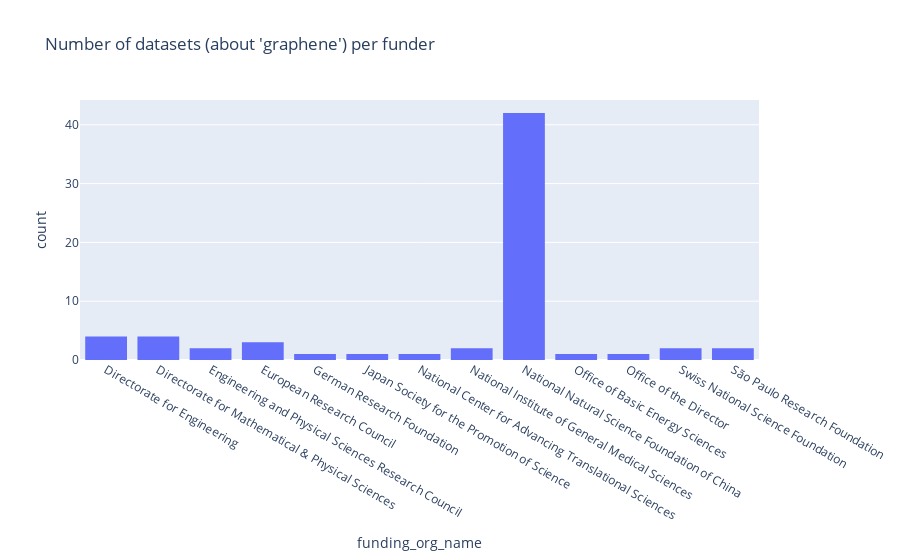

The notebook cell this image was saved under:
### Code cell
fig = px.histogram(dfgrants.sort_values('funding_org_name'), 
                   x="funding_org_name", 
                   barmode="group", 
                   title=f"Number of datasets (about '{TOPIC}') per funder")
fig.show()

### Figure 1 — Plotly figure (JSON) as saved in the notebook; plotly's stock layout.template omitted (floating-point values rounded to 4 significant figures)
{"data": [{"alignmentgroup": "True", "bingroup": "x", "hovertemplate": "funding_org_name=%{x}<br>count=%{y}<extra></extra>", "legendgroup": "", "marker": {"color": "#636efa"}, "name": "", "offsetgroup": "", "orientation": "v", "showlegend": false, "type": "histogram", "x": ["Directorate for Engineering", "Directorate for Engineering", "Directorate for Engineering", "Directorate for Engineering", "Directorate for Mathematical & Physical Sciences", "Directorate for Mathematical & Physical Sciences", "Directorate for Mathematical & Physical Sciences", "Directorate for Mathematical & Physical Sciences", "Engineering and Physical Sciences Research Council", "Engineering and Physical Sciences Research Council", "European Research Council", "European Research Council", "European Research Council", "German Research Foundation", "Japan Society for the Promotion of Science", "National Center for Advancing Translational Sciences", "National Institute of General Medical Sciences", "National Institute of General Medical Sciences", "National Natural Science Foundation of China", "National Natural Science Foundation of China", "National Natural Science Foundation of China", "National Natural Science Foundation of China", "National Natural Science Foundation of China", "National Natural Science Foundation of China", "National Natural Science Foundation of China", "National Natural Science Foundation of China", "National Natural Science Foundation of China", "National Natural Science Foundation of China", "National Natural Science Foundation of China", "National Natural Science Foundation of China", "National Natural Science Foundation of China", "National Natural Science Foundation of China", "National Natural Science Foundation of China", "National Natural Science Foundation of China", "National Natural Science Foundation of China", "National Natural Science Foundation of China", "National Natural Science Foundation of China", "National Natural Science Foundation of China", "National Natural Science Foundation of China", "National Natural Science Foundation of China", "National Natural Science Foundation of China", "National Natural Science Foundation of China", "National Natural Science Foundation of China", "National Natural Science Foundation of China", "National Natural Science Foundation of China", "National Natural Science Foundation of China", "National Natural Science Foundation of China", "National Natural Science Foundation of China", "National Natural Science Foundation of China", "National Natural Science Foundation of China", "National Natural Science Foundation of China", "National Natural Science Foundation of China", "National Natural Science Foundation of China", "National Natural Science Foundation of China", "National Natural Science Foundation of China", "National Natural Science Foundation of China", "National Natural Science Foundation of China", "National Natural Science Foundation of China", "National Natural Science Foundation of China", "National Natural Science Foundation of China", "Office of Basic Energy Sciences", "Office of the Director", "Swiss National Science Foundation", "Swiss National Science Foundation", "São Paulo Research Foundation", "São Paulo Research Foundation"], "xaxis": "x", "yaxis": "y"}], "layout": {"autosize": true, "barmode": "group", "legend": {"tracegroupgap": 0}, "title": {"text": "Number of datasets (about 'graphene') per funder"}, "xaxis": {"anchor": "y", "autorange": true, "domain": [0, 1], "range": [-0.5, 12.5], "title": {"text": "funding_org_name"}, "type": "category"}, "yaxis": {"anchor": "x", "autorange": true, "domain": [0, 1], "range": [0, 44.21], "title": {"text": "count"}}}}
